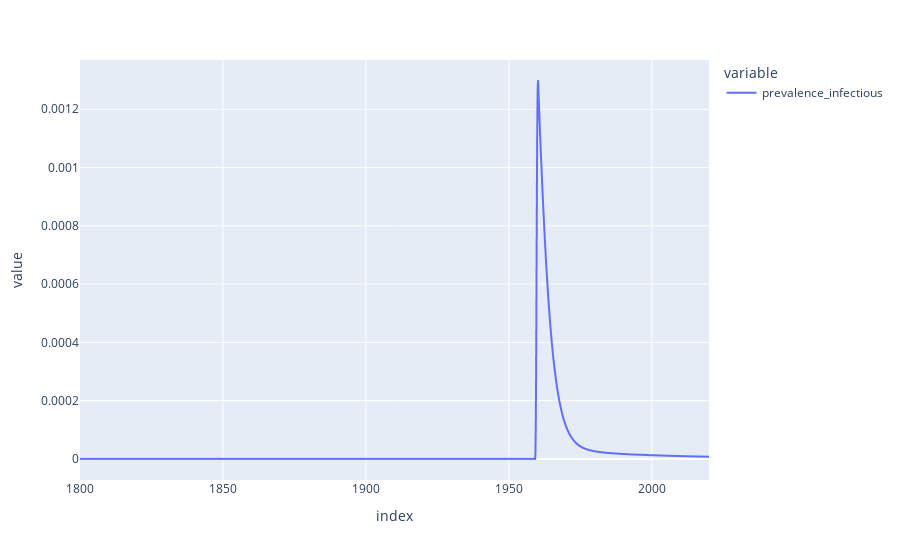

The notebook cell this image was saved under:
### Code cell
derived_df_0.prevalence_infectious.plot()

### Figure 1 — Plotly figure (JSON) as saved in the notebook; plotly's stock layout.template omitted (floating-point values rounded to 4 significant figures; data arrays with more than 128 entries replaced by an {"elided": "..."} marker saying what was removed)
{"data": [{"hovertemplate": "variable=prevalence_infectious<br>index=%{x}<br>value=%{y}<extra></extra>", "legendgroup": "prevalence_infectious", "line": {"color": "#636efa", "dash": "solid"}, "marker": {"symbol": "circle"}, "mode": "lines", "name": "prevalence_infectious", "showlegend": true, "type": "scattergl", "x": {"elided": "2201 float values"}, "xaxis": "x", "y": {"elided": "2201 float values"}, "yaxis": "y"}], "layout": {"legend": {"title": {"text": "variable"}, "tracegroupgap": 0}, "margin": {"t": 60}, "xaxis": {"anchor": "y", "domain": [0, 1], "title": {"text": "index"}}, "yaxis": {"anchor": "x", "domain": [0, 1], "title": {"text": "value"}}}}
